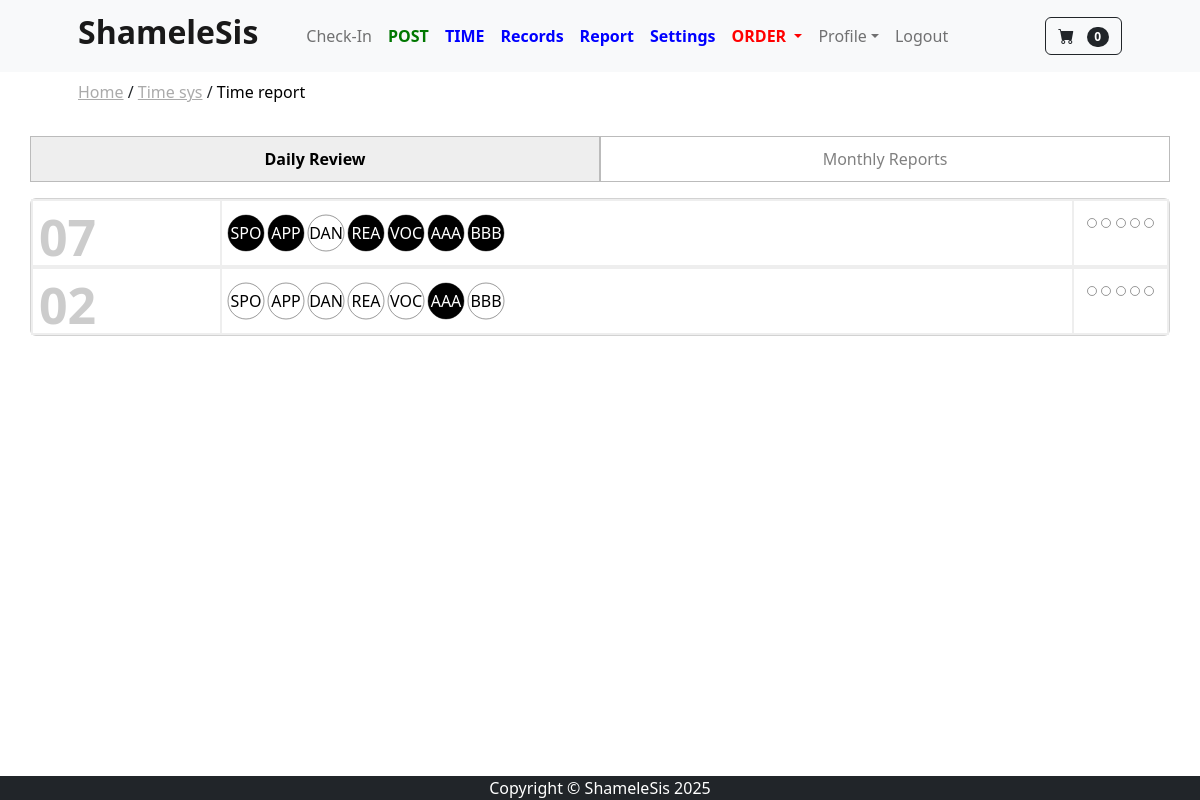
Screenshot of /time_sys/time_report/ (signed in) with the database file from the repository.
### time_sys/models.py (models this page shows, shortened)
class TimeTag(models.Model):
    user = models.ForeignKey(User, on_delete=models.CASCADE)
    tag = models.CharField(max_length=255)
    type = models.CharField(max_length=255)

### time_sys/views.py (the view)
# urls.py: path('time_report/', views.time_report, name='time_report'),
@login_required
def time_report(request):
    user_instance = request.user
    this_utc = timezone.now()
    this_utc_ym_str = this_utc.strftime('%Y-%m')
    this_utc_ymd_str = this_utc.strftime('%Y-%m-%d')
    reports_first = TimeReport.objects.filter(user=user_instance).order_by('-year_month').first()
    if reports_first and reports_first.year_month == this_utc_ym_str:
        generate_monthly_report(user_instance, reports_first.day_pr_data)
    reports = TimeReport.objects.filter(user=user_instance).order_by('-year_month')
    report_data = []
    for report in reports:
        total = report.total_duration or 1  # prevent division by zero
        tag_percent = {tag: [round(d / 60), round(d / total * 100, 2)] for tag, d in report.tag_data.items()}
        type_percent = {typ: [round(d / 60), round(d / total * 100, 2)] for typ, d in report.type_data.items()}
        report_data.append({'month': report.year_month, 'total_duration': report.total_duration, 'tag_percent': tag_percent, 'type_percent': type_percent})
    pr_tags = TimeTag.objects.filter(user=user_instance, type='PR')
    health_records = HealthRecord.objects.filter(user=user_instance, day__startswith=this_utc_ym_str).order_by('-day')
    medicine_done = {}
    for health_record in health_records:
        medicine_done[health_record.day] = len(health_record.medicine)
    count_med_tags = len(HealthMedicineTag.objects.filter(user=user_instance))
    context = {
        'reports_first': reports_first,
        'pr_tags': pr_tags,
        'report_data': report_data,
        'timezone': timezone_display(user_instance.profile),
        'health_records': health_records,
        'medicine_done': medicine_done,
        'count_med_tags': count_med_tags
    }
    return render(request, 'time/time_report.html', context)

### cart/cart.py (called while the page is built)
    def __len__(self):
        return len(self.cart)

### cart/context_processors.py (called while the page is built)
def cart(request):
    return {'cart': Cart(request)}

### hostel/h_context_processors.py (called while the page is built)
def h_breadcrumbs(request):
    path = request.path
    parts = path.strip('/').split('/')
    h_breadcrumbs = []
    url = ''
    for part in parts:
        url += f'/{part}'
        h_breadcrumbs.append({'name': part.replace('_', ' ').capitalize(), 'url': url})
    return {'h_breadcrumbs': h_breadcrumbs}

### store/context_processors.py (called while the page is built)
def base_breadcrumbs(request):
    path = request.path
    parts = path.strip('/').split('/')
    breadcrumbs = []
    url = ''
    for part in parts:
        url += f'/{part}'
        breadcrumbs.append({'name': part.replace('_', ' ').capitalize(), 'url': url})
    return {'breadcrumbs': breadcrumbs}

### store/templatetags/breadcrumbs.py (called while the page is built)
@register.inclusion_tag('breadcrumbs.html')
def show_breadcrumbs(breadcrumbs):
    return {'breadcrumbs': breadcrumbs}

### time_sys/templatetags/range_filter.py (called while the page is built)
@register.filter
def get_range(value):
    return range(int(value))

@register.filter
def dict_get(d, key):
    try:
        return d.get(key, 0)
    except Exception:
        return 0

### time_sys/utils.py (called while the page is built)
def timezone_display(user):
    if user.timezone[7]=="-":
        timezone_string = user.timezone.replace("-", "+")
    else:
        timezone_string = user.timezone.replace("+", "-")
    return timezone_string

### time_sys/templates/time/time_report.html (shortened to what this page needs)
{% extends 'base.html' %}
{% block content %}
{% load humanize %}
{% load range_filter %}
<div class="container mt-4">
<div class="row">
    <div id="daily" class="col-6 text-center toggle-tab active" onclick="toggleTab('daily')">
        Daily Review
    </div>
    <div id="monthly" class="col-6 text-center toggle-tab" onclick="toggleTab('monthly')">
        Monthly Reports
    </div>
</div>
<div id="daily_report" class="row">
    <div class="card my-3 py-0">
        {% for date, tags in reports_first.day_pr_data.items %}
            <div class="row b position-relative">
                <div class="bg-text">
                    {{ date|slice:"8:10" }}
                </div>
                <div class="col-2 px-0 b foreground-content">
                </div>
                <div class="col-9 b py-2 ps-1 d-flex">
                    {% for tag in pr_tags %}
                    <svg class="my-1" width="40" height="40" viewBox="-50 -50 100 100">
                        {% if tag.tag in tags %}
                        <circle cx="0" cy="0" r="45" stroke="black" stroke-width="1" fill="black" />
                        <text y="15" text-anchor="middle" fill="white" font-size="40">{{ tag.tag|slice:":3"|upper }}</text>
                        {% else %}
                        <circle cx="0" cy="0" r="45" stroke="black" stroke-width="1" fill="white" />
                        <text y="15" text-anchor="middle" fill="black" font-size="40">{{ tag.tag|slice:":3"|upper }}</text>
                        {% endif %}
                    </svg>
                    {% endfor %}
                </div>
                <div class="col-1 b text-center px-0 py-2">
                    {% for i in count_med_tags|get_range %}
                        {% with done=medicine_done|dict_get:date|default:0 %}
                            {% if i < done %}
                                <svg width="10" height="12" viewBox="-50 -50 100 100">
                                    <circle cx="0" cy="0" r="45" stroke="black" stroke-width="0" fill="black" />
                                </svg>
                            {% else %}
                                <svg width="10" height="12" viewBox="-50 -50 100 100">
                                    <circle cx="0" cy="0" r="45" stroke="black" stroke-width="4" fill="#fff" />
                                </svg>
                            {% endif %}
                        {% endwith %}
                    {% endfor %}
                </div>
            </div>
        {% endfor %}
    </div>
</div>
</div>
{% endblock %}

### static/css/styles_customized.css (style rules this page uses)
html, body { height: 100%; margin: 0; display: flex; flex-direction: column; }
.b { border:1px solid #eee; //border-bottom:1px solid #333; }

### time_sys/templates/time/time_report.html (style rules this page uses)
.toggle-tab { border: 1px solid #BBB; background-color: white; color: grey; cursor: pointer; padding: 10px; transition: 0.0s; }
.toggle-tab.active { border: 1px solid #BBB; background-color: #EEE; color: black; font-weight: bold; }
.position-relative { position: relative; overflow: hidden; }
.bg-text { position: absolute; top: 0px; left: -5px; font-size: 50px; color: rgba(0, 0, 0, 0.2); font-weight: bold; white-space: nowrap; pointer-events: none; z-index: 0; }
.foreground-content { position: relative; z-index: 1; }

### rows the page displays
TimeTag: tag "SPO"
TimeTag: tag "APP"
TimeTag: tag "DAN"
TimeTag: tag "REA"
TimeTag: tag "VOC"
TimeTag: tag "AAA"
TimeTag: tag "BBB"

### other values shown
{{ cart|length }} "0"
{{ crumb.name }} "Time sys"
{{ crumb.name }} "Time report"
{{ date|slice:"8:10" }} "07" "02"
